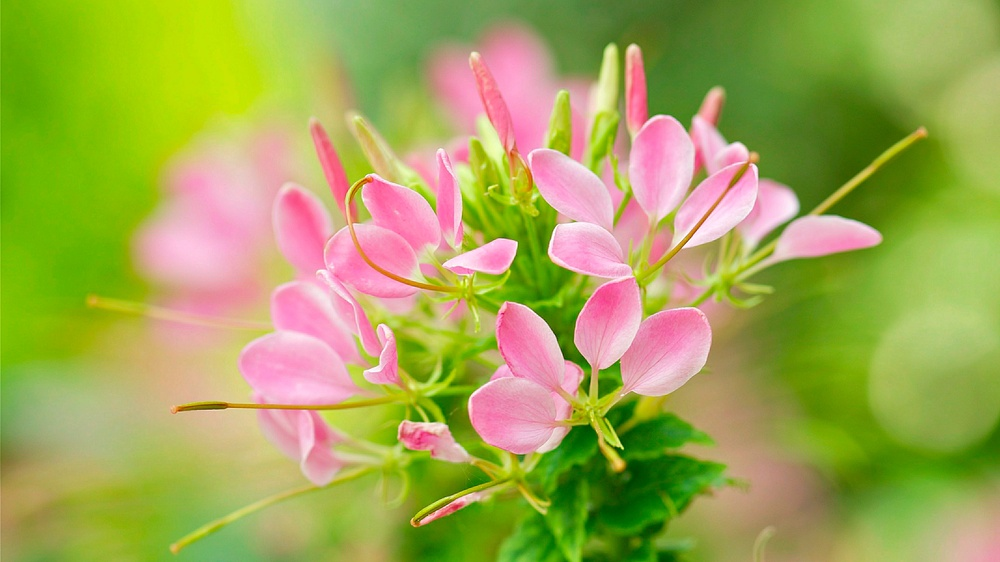
#> input picture Histogram-opencv-matplotlib/flower.jpeg, 1000 x 562 px, shrunk from 1920 x 1080 before the run, found by its file name
$ python histogram.py
#> lines starting #> are read from the running program, lines starting #| are printed output that depends on the picture
import numpy as np
import matplotlib.pyplot as plt
import cv2 as cv


def plot_img(x, y, pos, img, img_title):
    plt.subplot(x,y,pos)
    plt.title(img_title)
    plt.imshow(img,cmap='gray')

    # plt.subplot(x,y,pos+1)
    # plt.title('RGB Histogram')
    # plt.hist()


def main():
    x, y = 4, 2
    pos, channel = 1, 0

    img_path = './Histogram-opencv-matplotlib/flower.jpeg'
    img = cv.imread(img_path,0)
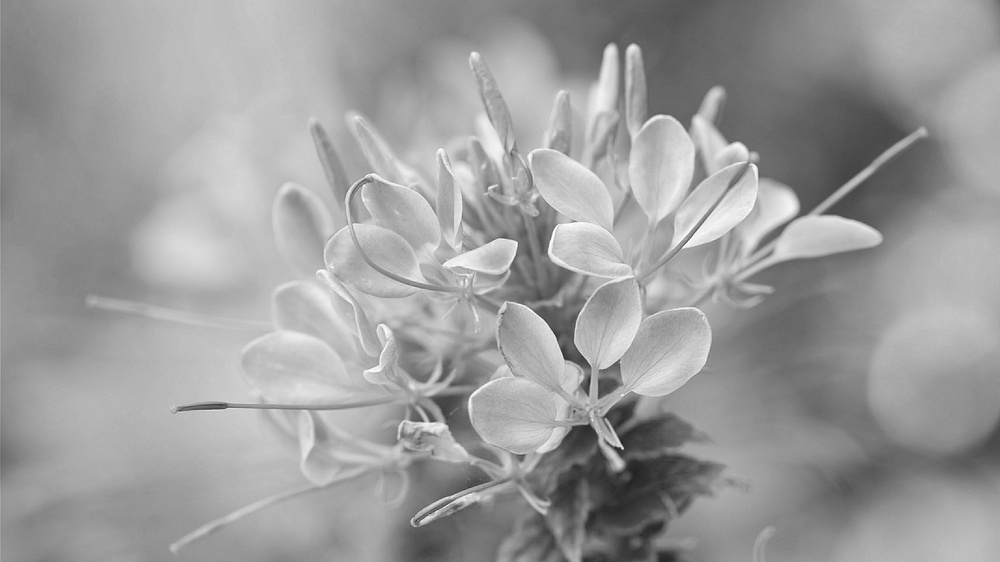
#> img: shape (562, 1000); min 34, max 255, mean 156.4
    plot_img(x,y,pos,img,"GRAY")

    plt.subplot(x,y,pos+1)
    image= np.copy(np.array(img));
    plt.hist(image.ravel(),256,[0,256]);

    plt.subplot(x,y,pos+2)
    dummie_data = np.random.randint(0, 256, (100,100))

    values, count = np.unique(dummie_data, return_counts=True)

    plt.figure(figsize=(10,6))
    plt.bar([x for x in range(0,256)], count, width=0.9)

    plt.show()
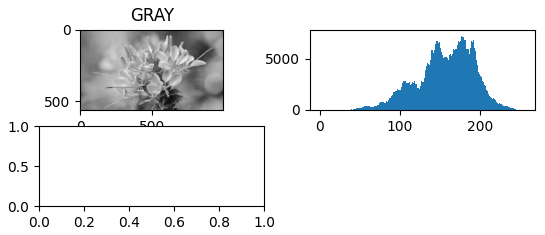
#> figure drawn by matplotlib, 2 panels; panel 2: tallest bar 7458 high, from x = 192 to 193
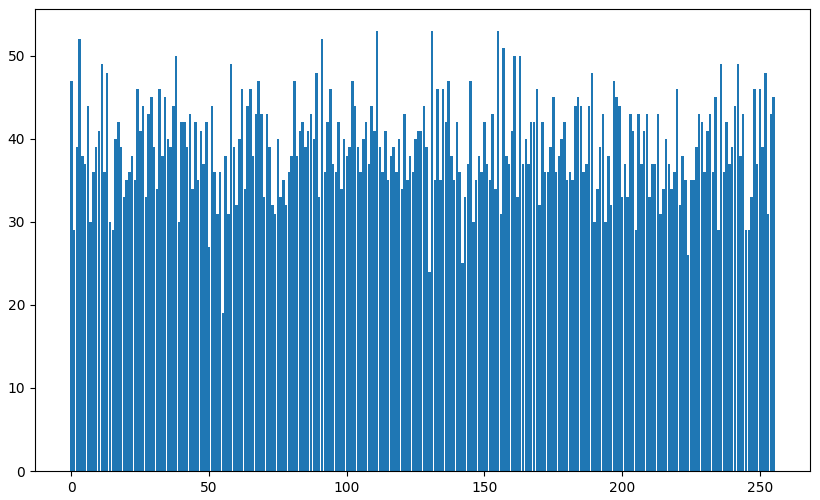
#> figure drawn by matplotlib, 1 panel

if __name__ == '__main__':
    main()
